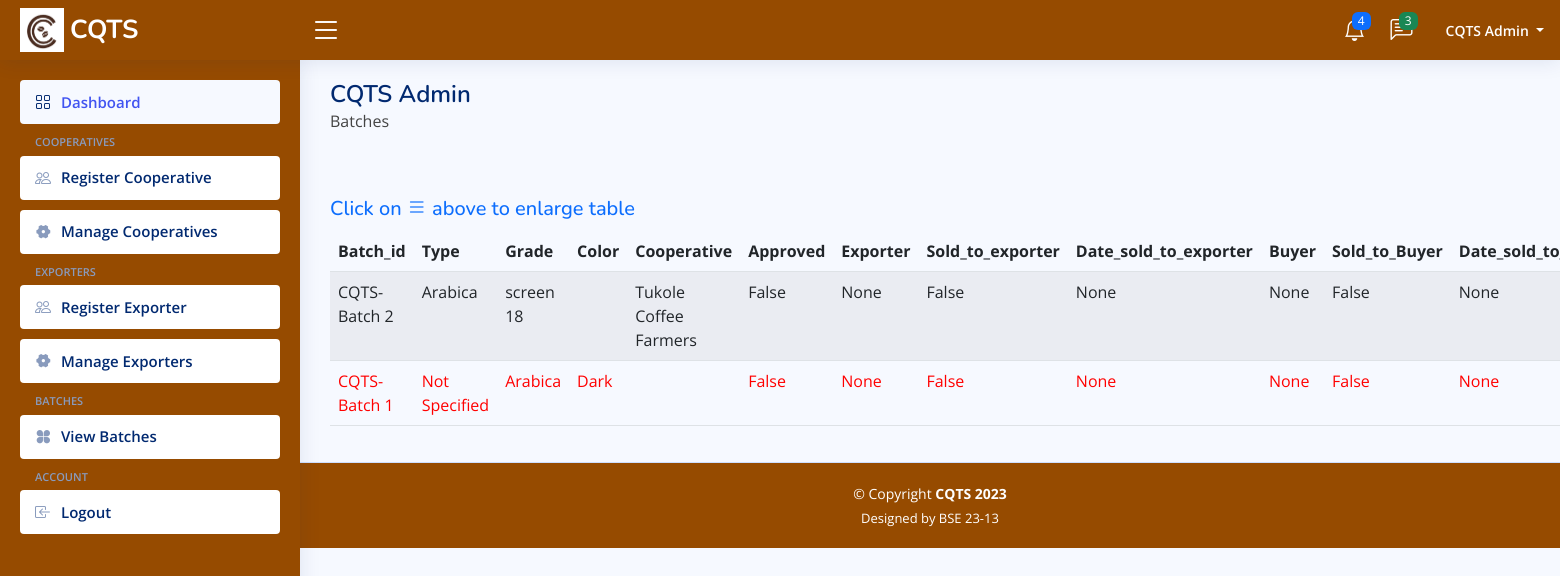
The app's page /admin-view-batches, older data.
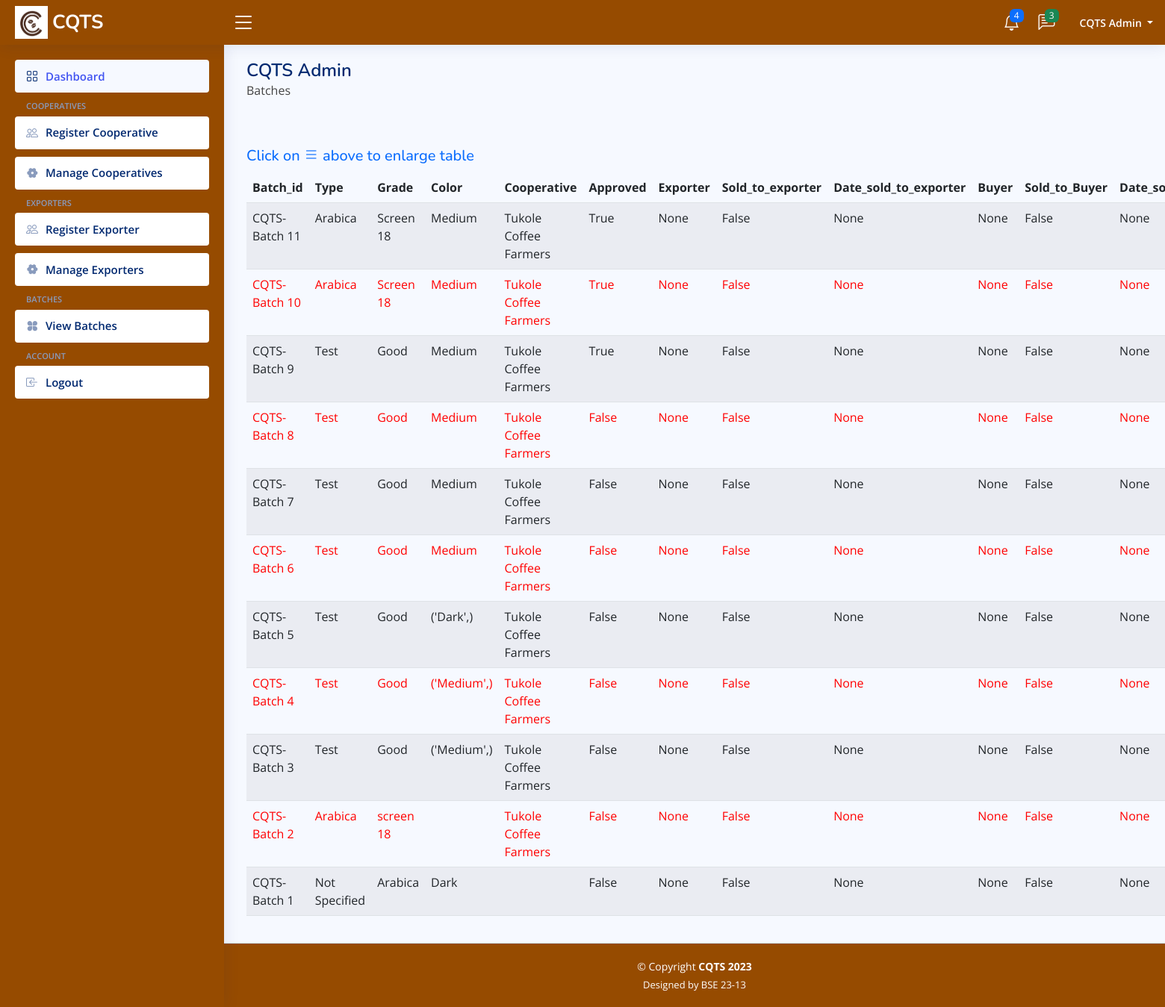
The same page, newer data.
### base/models.py (models this page shows, shortened)
class Batch(models.Model):
    type = models.CharField(max_length=200, null=False,
                            default='Not Specified')
    grade = models.CharField(max_length=200, null=False)
    moisture_content = models.FloatField(null=False, default=0.0)
    color = models.CharField(max_length=200, null=False, blank=True)
    buyer = models.ForeignKey(User, on_delete=models.CASCADE, limit_choices_to={
                              'group__name': 'Buyer'}, related_name='buyer_batches', null=True, blank=True)
    cooperative = models.ForeignKey(User, on_delete=models.CASCADE, limit_choices_to={
                                    'group__name': 'Cooperative'}, related_name='cooperative_batches', null=True, blank=True)
    exporter = models.ForeignKey(User, on_delete=models.CASCADE, limit_choices_to={
                                 'group__name': 'Exporter'}, related_name='exporter_batches', null=True, blank=True)
    is_approved = models.BooleanField(default=False)
    sold_to_exporter = models.BooleanField(default=False)
    date_sold_to_exporter = models.DateField(null=True, blank=True)
    sold_to_buyer = models.BooleanField(default=False)
    date_sold_to_buyer = models.DateField(null=True, blank=True)
    date_sold_to_exporter = models.DateField(null=True, blank=True)
    created_at = models.DateTimeField(auto_now_add=True)
    updated_at = models.DateTimeField(auto_now=True)
    batch_string = models.CharField(max_length=200, null=True, blank=True)
    def __str__(self):
        return 'CQTS-Batch ' + str(self.id)
    class Meta:
        ordering = ('-updated_at', '-created_at')

class User(AbstractUser):
    email = models.EmailField(_("email address"), unique=True)
    name = models.CharField(max_length=200, null=True)
    username = None
    phone = models.CharField(max_length=200, null=True)
    about = models.TextField(null=True, blank=True)
    location = models.CharField(max_length=200, null=True)
    group = models.ForeignKey(
        Group, on_delete=models.CASCADE, null=True, blank=True, related_name='group_user')
    created_at = models.DateTimeField(auto_now_add=True)
    updated_at = models.DateTimeField(auto_now=True)
    class Meta:
        ordering = ('-updated_at', '-created_at')
    USERNAME_FIELD = 'email'
    REQUIRED_FIELDS = []
    objects = CustomUserManager()

### base/views.py (the view)
# urls.py: path('admin-view-batches', views.adminBatchView, name='admin-view-batches'),
def adminBatchView(request):
    batches = Batch.objects.all()
    context = {'batches': batches}
    return render(request, 'base/admin/admin-view-batches.html', context)

### base/templates/base/admin/admin-view-batches.html
{% extends "admin-main.html" %}
{% block content %}
<main id="main" class="main">
    {% load static %}
    <div class="pagetitle">
        <h1>CQTS Admin</h1>
        <p>Batches</p>
        <br>
        <br>
        <h5 class="text-primary inform-expand" id="inform-expand">Click on <i class="bi bi-list"></i> above to enlarge
            table</h5>
    </div>
    <section class="section">
        <div class="row">
            <div class="col-lg-12">
                <div class="datatable-wrapper">
                    <table class="table datatable table-striped">
                        <thead>
                            <tr>
                                <th scope="col">Batch_id</th>
                                <th scope="col">Type</th>
                                <th scope="col">Grade</th>
                                <th scope="col">Color</th>
                                <th scope="col">Cooperative</th>
                                <th scope="col">Approved</th>
                                <th scope="col">Exporter</th>
                                <th scope="col">Sold_to_exporter</th>
                                <th scope="col">Date_sold_to_exporter</th>
                                <th scope="col">Buyer</th>
                                <th scope="col">Sold_to_Buyer</th>
                                <th scope="col">Date_sold_to_buyer</th>
                            </tr>
                        </thead>
                        <tbody>
                            {% for batch in batches %}
                            <tr style="color: red !important;">
                                <td scope="row">{{batch}}</td>
                                <td>{{batch.type}}</td>
                                <td>{{batch.grade}}</td>
                                <td>{{batch.color}}</td>
                                <td>{{batch.cooperative.name}}</td>
                                <td>{{batch.is_approved}}</td>
                                <td>{{batch.exporter}}</td>
                                <td>{{batch.sold_to_exporter}}</td>
                                <td>{{batch.date_sold_to_exporter}}</td>
                                <td>{{batch.buyer}}</td>
                                <td>{{batch.sold_to_buyer}}</td>
                                <td>{{batch.date_sold_to_buyer}}</td>
                            </tr>
                            {% endfor %}
                        </tbody>
                    </table>
                </div>
            </div>
        </div>
    </section>
</main>
{% endblock %}

### templates/admin-main.html (shortened to what this page needs)
{% load static %}
<!DOCTYPE html>
<html lang="en">
<head>
  <link href="{% static 'assets/vendor/bootstrap/css/bootstrap.min.css' %}" rel="stylesheet">
  <link href="{% static 'assets/vendor/bootstrap-icons/bootstrap-icons.css' %}" rel="stylesheet">
  <link href="{% static 'assets/vendor/boxicons/css/boxicons.min.css' %}" rel="stylesheet">
  <link href="{% static 'assets/vendor/quill/quill.snow.css' %}" rel="stylesheet">
  <link href="{% static 'assets/vendor/quill/quill.bubble.css' %}" rel="stylesheet">
  <link href="{% static 'assets/vendor/remixicon/remixicon.css' %}" rel="stylesheet">
  <link href=" {% static 'assets/vendor/simple-datatables/style.css' %}" rel="stylesheet">
    <link href="{% static 'assets/css/style.css' %}" rel="stylesheet">
</head>
<body>
    <header id="header" class="header fixed-top d-flex align-items-center">
        <div class="d-flex align-items-center justify-content-between">
            <a href="{% url 'admin-home' %}" class="logo d-flex align-items-center">
                <img src="{% static 'assets/img/logo.png' %}" alt="">
                <span class="d-none d-lg-block">CQTS</span>
            </a>
            <i class="bi bi-list toggle-sidebar-btn"></i>
        </div>
        <nav class="header-nav ms-auto">
            <ul class="d-flex align-items-center">
                <li class="nav-item dropdown">
                    <a class="nav-link nav-icon" href="#" data-bs-toggle="dropdown">
                        <i class="bi bi-bell whiten"></i>
                        <span class="badge bg-primary badge-number">4</span>
                    </a>
                </li>
                <li class="nav-item dropdown">
                    <a class="nav-link nav-icon" href="#" data-bs-toggle="dropdown">
                        <i class="bi bi-chat-left-text whiten"></i>
                        <span class="badge bg-success badge-number">3</span>
                    </a>
                </li>
                <li class="nav-item dropdown pe-3">
                    <a class="nav-link nav-profile d-flex align-items-center pe-0" href="#" data-bs-toggle="dropdown">
                        <span class="d-none d-md-block dropdown-toggle ps-2" id="username">CQTS Admin  </span>
                    </a>
                </li>
            </ul>
        </nav>
    </header>
    <aside id="sidebar" class="sidebar">
        <ul class="sidebar-nav" id="sidebar-nav">
            <li class="nav-item">
                <a class="nav-link " href="{% url 'admin-home' %}">
                    <i class="bi bi-grid"></i>
                    <span>Dashboard</span>
                </a>
            </li>
            <li class="nav-heading">Cooperatives</li>
            <li class="nav-item">
                <a class="nav-link collapsed" href="{% url 'admin-cooperative-registration' %}">
                    <i class="bi bi-people"></i>
                    <span>Register Cooperative</span>
                </a>
            </li>
            <li class="nav-item">
                <a class="nav-link collapsed" href="{% url 'admin-manage-cooperatives' %}">
                    <i class="ri-settings-4-fill"></i>
                    <span>Manage Cooperatives</span>
                </a>
            </li>
            <li class="nav-heading">Exporters</li>
            <li class="nav-item">
                <a class="nav-link collapsed" href="{% url 'admin-exporter-registration' %}">
                    <i class="bi bi-people"></i>
                    <span>Register Exporter</span>
                </a>
            </li>
            <li class="nav-item">
                <a class="nav-link collapsed" href="{% url 'admin-manage-exporters' %}">
                    <i class="ri-settings-4-fill"></i>
                    <span>Manage Exporters</span>
                </a>
            </li>
            <li class="nav-heading">Batches</li>
            <li class="nav-item">
                <a class="nav-link collapsed" href="{% url 'admin-view-batches' %}">
                    <i class="ri-apps-fill"></i>
                    <span>View Batches</span>
                </a>
            </li>
            <li class="nav-heading">Account</li>
            <li class="nav-item">
                <a class="nav-link collapsed" href="{% url 'logout-admin' %}">
                    <i class="bi bi-box-arrow-in-left"></i>
                    <span>Logout</span>
                </a>
            </li>
        </ul>
    </aside>
    {% block content %}
    {% endblock content %}
    <footer id="footer" class="footer">
        <div class="copyright">
            &copy; Copyright <strong><span>CQTS 2023</span></strong>
        </div>
        <div class="credits">
            Designed by <span>BSE 23-13</span>
        </div>
    </footer>
</body>
</html>

### static/assets/css/style.css (style rules this page uses)
:root { scroll-behavior: smooth; }
body { font-family: "Open Sans", sans-serif; background: #f6f9ff; color: #444444; }
a { color: #4154f1; text-decoration: none; }
h1, h2, h3, h4, h5, h6 { font-family: "Nunito", sans-serif; }
#main { margin-top: 60px; padding: 20px 30px; transition: all 0.3s; }
.pagetitle { margin-bottom: 10px; }
.pagetitle h1 { font-size: 24px; margin-bottom: 0; font-weight: 600; color: #012970; }
.logo { line-height: 2; }
@media (min-width: 1200px) { .logo { width: 280px; } }
.logo img { max-height: 45px; margin-right: 6px; }
.logo span { font-size: 26px; font-weight: 700; color: #fff; font-family: "Nunito", sans-serif; }
.header { transition: all 0.5s; z-index: 997; height: 60px; box-shadow: 0px 2px 20px rgba(1, 41, 112, 0.1); background-color: #964B00; padding-left: 20px; }
.header .toggle-sidebar-btn { font-size: 32px; padding-left: 10px; cursor: pointer; color: #fff; }
.header-nav ul { list-style: none; }
.header-nav>ul { margin: 0; padding: 0; }
.header-nav .nav-icon { font-size: 22px; color: #012970; margin-right: 25px; position: relative; }
.header-nav .nav-profile { color: #012970; }
.header-nav .nav-profile span { font-size: 14px; font-weight: 600; }
.header-nav .whiten { color: #fff; }
.header-nav .badge-number { position: absolute; inset: -2px -5px auto auto; font-weight: normal; font-size: 12px; padding: 3px 6px; }
.header-nav .nav-item .nav-link #username { color: #fff; }
.sidebar { position: fixed; top: 60px; left: 0; bottom: 0; width: 300px; z-index: 996; transition: all 0.3s; padding: 20px; overflow-y: auto; scrollbar-width: thin; scrollbar-color: #aab7cf transparent; box-shadow: 0px 0px 20px rgba(1, 41, 112, 0.1); background-color: #964B00; }
@media (min-width: 1200px) { #main, #footer { margin-left: 300px; } }
.sidebar-nav { padding: 0; margin: 0; list-style: none; }
.sidebar-nav li { padding: 0; margin: 0; list-style: none; }
.sidebar-nav .nav-item { margin-bottom: 10px; }
.sidebar-nav .nav-heading { font-size: 11px; text-transform: uppercase; color: #899bbd; font-weight: 600; margin: 10px 0 5px 15px; }
.sidebar-nav .nav-link { display: flex; align-items: center; font-size: 15px; font-weight: 600; color: #4154f1; transition: 0.3; background: #f6f9ff; padding: 10px 15px; border-radius: 4px; }
.sidebar-nav .nav-link i { font-size: 16px; margin-right: 10px; color: #012970; }
.sidebar-nav .nav-link.collapsed { color: #012970; background: #fff; }
.sidebar-nav .nav-link.collapsed i { color: #899bbd; }
.footer { background-color: #964B00; padding: 20px 0; font-size: 14px; transition: all 0.3s; border-top: 1px solid #cddfff; color: #fff; }
.footer .copyright { text-align: center; color: #fff; }
.footer .credits { padding-top: 5px; text-align: center; font-size: 13px; color: #fff; }

Row changes from the older to the newer data that the page shows:
added Batch: id "CQTS-Batch 11", type "Arabica", grade "Screen 18", color "Medium", cooperative.name "Tukole Coffee Farmers", is_approved "True", exporter "None", sold_to_exporter "False", date_sold_to_exporter "None", buyer "None", sold_to_buyer "False", date_sold_to_buyer "None"
added Batch: id "CQTS-Batch 10", type "Arabica", grade "Screen 18", color "Medium", cooperative.name "Tukole Coffee Farmers", is_approved "True", exporter "None", sold_to_exporter "False", date_sold_to_exporter "None", buyer "None", sold_to_buyer "False", date_sold_to_buyer "None"
added Batch: id "CQTS-Batch 9", type "Test", grade "Good", color "Medium", cooperative.name "Tukole Coffee Farmers", is_approved "True", exporter "None", sold_to_exporter "False", date_sold_to_exporter "None", buyer "None", sold_to_buyer "False", date_sold_to_buyer "None"
added Batch: id "CQTS-Batch 8", type "Test", grade "Good", color "Medium", cooperative.name "Tukole Coffee Farmers", is_approved "False", exporter "None", sold_to_exporter "False", date_sold_to_exporter "None", buyer "None", sold_to_buyer "False", date_sold_to_buyer "None"
added Batch: id "CQTS-Batch 7", type "Test", grade "Good", color "Medium", cooperative.name "Tukole Coffee Farmers", is_approved "False", exporter "None", sold_to_exporter "False", date_sold_to_exporter "None", buyer "None", sold_to_buyer "False", date_sold_to_buyer "None"
added Batch: id "CQTS-Batch 6", type "Test", grade "Good", color "Medium", cooperative.name "Tukole Coffee Farmers", is_approved "False", exporter "None", sold_to_exporter "False", date_sold_to_exporter "None", buyer "None", sold_to_buyer "False", date_sold_to_buyer "None"
added Batch: id "CQTS-Batch 5", type "Test", grade "Good", color "('Dark',)", cooperative.name "Tukole Coffee Farmers", is_approved "False", exporter "None", sold_to_exporter "False", date_sold_to_exporter "None", buyer "None", sold_to_buyer "False", date_sold_to_buyer "None"
added Batch: id "CQTS-Batch 4", type "Test", grade "Good", color "('Medium',)", cooperative.name "Tukole Coffee Farmers", is_approved "False", exporter "None", sold_to_exporter "False", date_sold_to_exporter "None", buyer "None", sold_to_buyer "False", date_sold_to_buyer "None"
added Batch: id "CQTS-Batch 3", type "Test", grade "Good", color "('Medium',)", cooperative.name "Tukole Coffee Farmers", is_approved "False", exporter "None", sold_to_exporter "False", date_sold_to_exporter "None", buyer "None", sold_to_buyer "False", date_sold_to_buyer "None"
